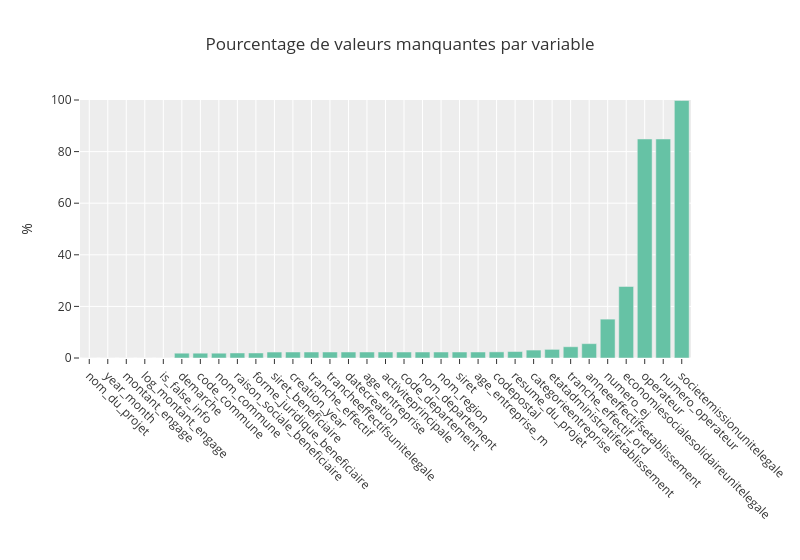

The cell this chart's notebook holds for it:
### Markdown cell above
### NA check and treatment

### Code cell
na = df.isna().sum()/df.shape[0]*100

px.bar(na.sort_values(),
         title = "Pourcentage de valeurs manquantes par variable",
         color_discrete_sequence = palettehex[0:1],
         template='ggplot2',
         range_y = [0,100],
         width=800,
         labels={'value':'%', 'index':''},
         color=None
        ).update_traces(showlegend=False).update_xaxes(tickangle=45)

### Figure 1 — Plotly figure (JSON) as saved in the notebook; plotly's stock layout.template omitted (floating-point values rounded to 4 significant figures)
{"data": [{"hovertemplate": "variable=0<br>=%{x}<br>%=%{y}<extra></extra>", "legendgroup": "0", "marker": {"color": "#66c2a5", "pattern": {"shape": ""}}, "name": "0", "orientation": "v", "showlegend": false, "textposition": "auto", "type": "bar", "x": ["nom_du_projet", "year_month", "montant_engage", "log_montant_engage", "is_false_info", "demarche", "code_commune", "nom_commune", "raison_sociale_beneficiaire", "forme_juridique_beneficiaire", "siret_beneficiaire", "creation_year", "tranche_effectif", "trancheeffectifsunitelegale", "datecreation", "age_entreprise", "activiteprincipale", "code_departement", "nom_departement", "nom_region", "siret", "age_entreprise_m", "codepostal", "resume_du_projet", "categorieentreprise", "etatadministratifetablissement", "tranche_effectif_ord", "anneeeffectifsetablissement", "numero_ej", "economiesocialesolidaireunitelegale", "operateur", "numero_operateur", "societemissionunitelegale"], "xaxis": "x", "y": [0.0, 0.0, 0.0, 0.0, 0.0, 1.861, 1.861, 1.861, 1.945, 1.945, 2.312, 2.326, 2.326, 2.326, 2.326, 2.326, 2.326, 2.326, 2.326, 2.326, 2.326, 2.326, 2.368, 2.495, 3.073, 3.341, 4.356, 5.554, 15.07, 27.71, 84.89, 84.89, 99.83], "yaxis": "y"}], "layout": {"barmode": "relative", "legend": {"title": {"text": "variable"}, "tracegroupgap": 0}, "title": {"text": "Pourcentage de valeurs manquantes par variable"}, "width": 800, "xaxis": {"anchor": "y", "domain": [0, 1], "tickangle": 45, "title": {"text": ""}}, "yaxis": {"anchor": "x", "domain": [0, 1], "range": [0, 100], "title": {"text": "%"}}}}
